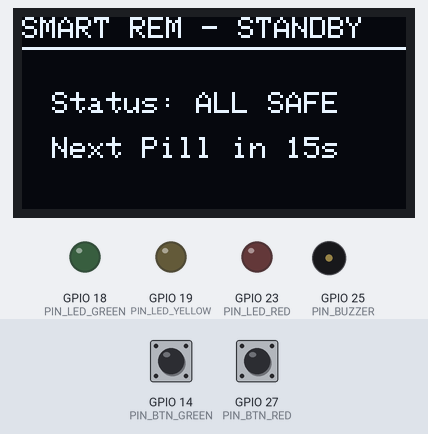
This sketch was run on a simulated ESP32. Shown: 128×64 one-colour display, output pins drawn as LEDs (lit = HIGH), buzzer (waves = sounding). The inputs (shaded band) are chosen by the test bench; at power-on: GPIO 27 (PIN_BTN_RED) HIGH, GPIO 14 (PIN_BTN_GREEN) HIGH. What the sketch prints to the serial monitor is not drawn.

Above: at 3.2 s.
3.3 s: GPIO 27 (PIN_BTN_RED) pulled LOW for 0.5 s
At 4.4 s:
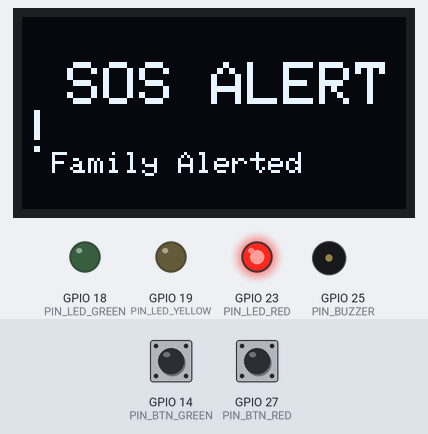
6.8 s: GPIO 14 (PIN_BTN_GREEN) pulled LOW for 0.5 s
At 8.3 s:
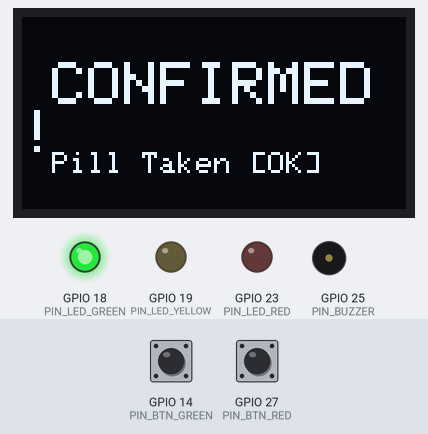
10.3 s: GPIO 14 (PIN_BTN_GREEN) pulled LOW for 1 s
At 13.4 s:
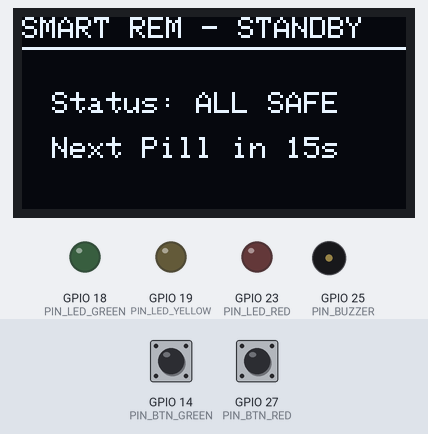
14.3 s: GPIO 27 (PIN_BTN_RED) pulled LOW for 1 s
At 18.54 s:
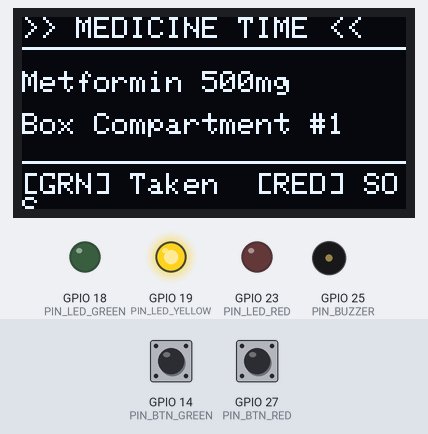
Timing chart, 0 to 22.1 s (numbered marks = the images above; inputs shaded):
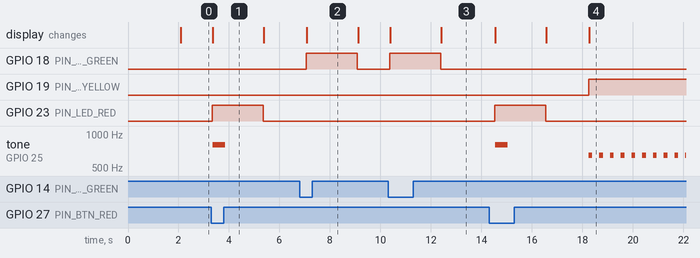

Measured:
- after the input at 3.3 s, GPIO 23 (PIN_LED_RED): LOW → HIGH at once, → LOW 2.0 s later; tone on GPIO 25 (PIN_BUZZER): silent → 800 Hz after 0.06 s, → silent 0.50 s later; the display: changes after 0.06 s (image 1)
- after the input at 6.8 s, GPIO 18 (PIN_LED_GREEN): LOW → HIGH after 0.26 s, → LOW 2.0 s later; the display: changes after 0.29 s (image 2)
- after the input at 10.3 s, GPIO 18 (PIN_LED_GREEN): LOW → HIGH after 0.06 s, → LOW 2.0 s later; GPIO 19 (PIN_LED_YELLOW): stays LOW (without the input it goes to HIGH after 3.9 s); tone on GPIO 25 (PIN_BUZZER): stays silent (without the input it goes to 650 Hz after 3.9 s); the display: first changes after 0.09 s (image 3 shows a later state)
- after the input at 14.3 s, GPIO 19 (PIN_LED_YELLOW): LOW → HIGH after 3.9 s instead of 1.9 s; GPIO 23 (PIN_LED_RED): LOW → HIGH after 0.22 s, → LOW 2.0 s later; the display: first changes after 0.24 s (image 4 shows a later state)

The sketch:

sketch.ino
```cpp
/*
  SMART REM - Wokwi Online Simulator ESP32 Sketch
  Ready to copy-paste into https://wokwi.com
*/

#include <Wire.h>
#include <Adafruit_GFX.h>
#include <Adafruit_SSD1306.h>

#define SCREEN_WIDTH 128
#define SCREEN_HEIGHT 64
Adafruit_SSD1306 display(SCREEN_WIDTH, SCREEN_HEIGHT, &Wire, -1);

#define PIN_BUZZER    25
#define PIN_BTN_GREEN 14
#define PIN_BTN_RED   27
#define PIN_LED_GREEN 18
#define PIN_LED_YELLOW 19
#define PIN_LED_RED   23

int simSeconds = 0;
bool alarmActive = false;

void setup() {
  Serial.begin(115200);
  pinMode(PIN_BUZZER, OUTPUT);
  pinMode(PIN_LED_GREEN, OUTPUT);
  pinMode(PIN_LED_YELLOW, OUTPUT);
  pinMode(PIN_LED_RED, OUTPUT);

  pinMode(PIN_BTN_GREEN, INPUT_PULLUP);
  pinMode(PIN_BTN_RED, INPUT_PULLUP);

  if (!display.begin(SSD1306_SWITCHCAPVCC, 0x3C)) {
    Serial.println("SSD1306 allocation failed");
    for (;;);
  }

  display.clearDisplay();
  display.setTextColor(SSD1306_WHITE);
  display.setTextSize(1);
  display.setCursor(15, 20);
  display.println("SMART REM BOX");
  display.setCursor(10, 35);
  display.println("Wokwi Sim Ready");
  display.display();
  delay(2000);
}

void loop() {
  simSeconds++;

  // Every 20 seconds, trigger a simulated medication reminder
  if (simSeconds % 20 == 0 && !alarmActive) {
    alarmActive = true;
    Serial.println("\n[ALARM] Time for Metformin 500mg (Compartment #1)!");
  }

  // Check Green Button (Taken)
  if (digitalRead(PIN_BTN_GREEN) == LOW) {
    Serial.println("[BUTTON] GREEN PRESSED: Medicine Taken Confirmed!");
    alarmActive = false;
    digitalWrite(PIN_LED_GREEN, HIGH);
    digitalWrite(PIN_LED_YELLOW, LOW);
    digitalWrite(PIN_LED_RED, LOW);
    noTone(PIN_BUZZER);

    display.clearDisplay();
    display.setTextSize(2);
    display.setCursor(10, 15);
    display.println("CONFIRMED!");
    display.setTextSize(1);
    display.setCursor(10, 45);
    display.println("Pill Taken [OK]");
    display.display();
    delay(2000);
    digitalWrite(PIN_LED_GREEN, LOW);
  }

  // Check Red Button (SOS)
  if (digitalRead(PIN_BTN_RED) == LOW) {
    Serial.println("[BUTTON] RED PRESSED: Emergency SOS! Calling Family SMS...");
    alarmActive = false;
    digitalWrite(PIN_LED_RED, HIGH);
    digitalWrite(PIN_LED_YELLOW, LOW);

    display.clearDisplay();
    display.setTextSize(2);
    display.setCursor(15, 15);
    display.println("SOS ALERT!");
    display.setTextSize(1);
    display.setCursor(10, 45);
    display.println("Family Alerted");
    display.display();

    tone(PIN_BUZZER, 800, 500);
    delay(2000);
    digitalWrite(PIN_LED_RED, LOW);
  }

  if (alarmActive) {
    digitalWrite(PIN_LED_YELLOW, HIGH);
    tone(PIN_BUZZER, 650, 150);

    display.clearDisplay();
    display.setTextSize(1);
    display.setCursor(0, 0);
    display.println(">> MEDICINE TIME <<");
    display.drawLine(0, 10, 128, 10, SSD1306_WHITE);
    display.setCursor(0, 18);
    display.println("Metformin 500mg");
    display.setCursor(0, 32);
    display.println("Box Compartment #1");
    display.drawLine(0, 48, 128, 48, SSD1306_WHITE);
    display.setCursor(0, 52);
    display.println("[GRN] Taken  [RED] SOS");
    display.display();
  } else {
    display.clearDisplay();
    display.setTextSize(1);
    display.setCursor(0, 0);
    display.println("SMART REM - STANDBY");
    display.drawLine(0, 10, 128, 10, SSD1306_WHITE);
    display.setCursor(10, 25);
    display.println("Status: ALL SAFE");
    display.setCursor(10, 40);
    display.println("Next Pill in 15s");
    display.display();
  }

  delay(400);
}
```
